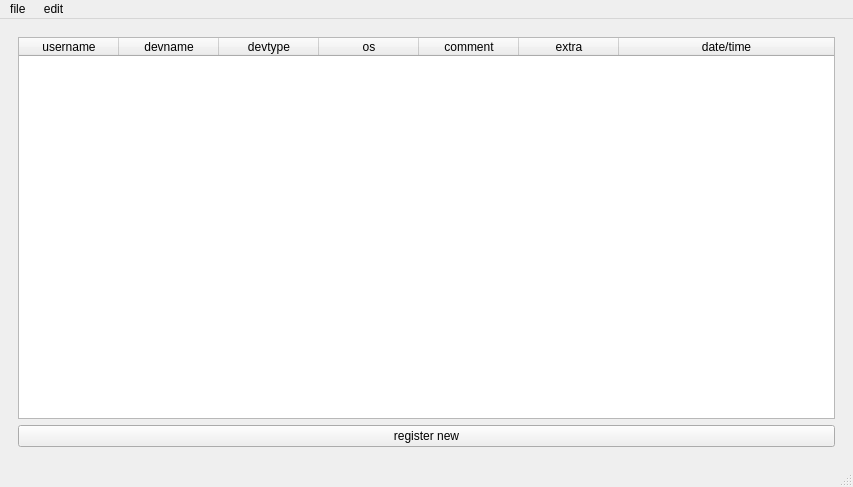
<?xml version="1.0" encoding="UTF-8"?>
<ui version="4.0">
 <class>MainWindow</class>
 <widget class="QMainWindow" name="MainWindow">
  <property name="geometry">
   <rect>
    <x>0</x>
    <y>0</y>
    <width>853</width>
    <height>487</height>
   </rect>
  </property>
  <property name="windowTitle">
   <string>MainWindow</string>
  </property>
  <property name="windowIcon">
   <iconset>
    <normaloff>favicon.ico</normaloff>favicon.ico</iconset>
  </property>
  <widget class="QWidget" name="centralwidget">
   <layout class="QGridLayout" name="gridLayout">
    <item row="0" column="0">
     <widget class="QStackedWidget" name="stackedWidget">
      <property name="enabled">
       <bool>true</bool>
      </property>
      <property name="currentIndex">
       <number>0</number>
      </property>
      <widget class="QWidget" name="pView">
       <layout class="QVBoxLayout" name="verticalLayout">
        <item>
         <widget class="QTableWidget" name="tableWidgetAllRegistered">
          <property name="statusTip">
           <string>sort aphabetically </string>
          </property>
          <property name="editTriggers">
           <set>QAbstractItemView::NoEditTriggers</set>
          </property>
          <property name="sortingEnabled">
           <bool>true</bool>
          </property>
          <property name="wordWrap">
           <bool>true</bool>
          </property>
          <attribute name="horizontalHeaderStretchLastSection">
           <bool>true</bool>
          </attribute>
          <column>
           <property name="text">
            <string>username</string>
           </property>
          </column>
          <column>
           <property name="text">
            <string>devname</string>
           </property>
          </column>
          <column>
           <property name="text">
            <string>devtype</string>
           </property>
          </column>
          <column>
           <property name="text">
            <string>os</string>
           </property>
          </column>
          <column>
           <property name="text">
            <string>comment</string>
           </property>
          </column>
          <column>
           <property name="text">
            <string>extra</string>
           </property>
          </column>
          <column>
           <property name="text">
            <string>date/time</string>
           </property>
          </column>
         </widget>
        </item>
        <item>
         <widget class="QPushButton" name="btRegisterNew">
          <property name="statusTip">
           <string>register a new device</string>
          </property>
          <property name="text">
           <string>register new</string>
          </property>
         </widget>
        </item>
       </layout>
      </widget>
      <widget class="QWidget" name="pRegister">
       <layout class="QVBoxLayout" name="verticalLayout_2">
        <item>
         <widget class="QLabel" name="lUser">
          <property name="text">
           <string>Username</string>
          </property>
         </widget>
        </item>
        <item>
         <widget class="QLineEdit" name="inUsername"/>
        </item>
        <item>
         <widget class="QLabel" name="lDeviceName">
          <property name="text">
           <string>devicename</string>
          </property>
         </widget>
        </item>
        <item>
         <widget class="QLineEdit" name="inDevicename"/>
        </item>
        <item>
         <widget class="QLabel" name="lDeviceType">
          <property name="text">
           <string>Devicetype</string>
          </property>
         </widget>
        </item>
        <item>
         <widget class="QComboBox" name="inComboboxDevicetype">
          <property name="editable">
           <bool>false</bool>
          </property>
         </widget>
        </item>
        <item>
         <widget class="QLabel" name="lOs">
          <property name="text">
           <string>OS</string>
          </property>
         </widget>
        </item>
        <item>
         <widget class="QComboBox" name="inComboBoxRegisterOS">
          <property name="editable">
           <bool>false</bool>
          </property>
         </widget>
        </item>
        <item>
         <widget class="QLabel" name="lComment">
          <property name="text">
           <string>comment</string>
          </property>
         </widget>
        </item>
        <item>
         <widget class="QTextEdit" name="textEditComment"/>
        </item>
        <item>
         <spacer name="verticalSpacer_2">
          <property name="orientation">
           <enum>Qt::Vertical</enum>
          </property>
          <property name="sizeHint" stdset="0">
           <size>
            <width>20</width>
            <height>40</height>
           </size>
          </property>
         </spacer>
        </item>
        <item>
         <widget class="QPushButton" name="btRegister">
          <property name="text">
           <string>register</string>
          </property>
         </widget>
        </item>
        <item>
         <widget class="QPushButton" name="btCancelRegister">
          <property name="text">
           <string>cancel</string>
          </property>
         </widget>
        </item>
       </layout>
      </widget>
      <widget class="QWidget" name="pSearch">
       <layout class="QVBoxLayout" name="verticalLayout_3">
        <item>
         <widget class="QLabel" name="lUserSearch">
          <property name="text">
           <string>Enter username to search for</string>
          </property>
         </widget>
        </item>
        <item>
         <widget class="QLineEdit" name="inUserSearch"/>
        </item>
        <item>
         <widget class="QLabel" name="lOutputSearch">
          <property name="text">
           <string>Output</string>
          </property>
         </widget>
        </item>
        <item>
         <widget class="QTableWidget" name="tableWidgetSearch">
          <property name="editTriggers">
           <set>QAbstractItemView::NoEditTriggers</set>
          </property>
          <attribute name="horizontalHeaderCascadingSectionResizes">
           <bool>true</bool>
          </attribute>
          <attribute name="horizontalHeaderShowSortIndicator" stdset="0">
           <bool>false</bool>
          </attribute>
          <attribute name="horizontalHeaderStretchLastSection">
           <bool>true</bool>
          </attribute>
          <column>
           <property name="text">
            <string>username</string>
           </property>
          </column>
          <column>
           <property name="text">
            <string>devname</string>
           </property>
          </column>
          <column>
           <property name="text">
            <string>devtype</string>
           </property>
          </column>
          <column>
           <property name="text">
            <string>os</string>
           </property>
          </column>
          <column>
           <property name="text">
            <string>comment</string>
           </property>
          </column>
          <column>
           <property name="text">
            <string>extras</string>
           </property>
          </column>
          <column>
           <property name="text">
            <string>datetime</string>
           </property>
          </column>
         </widget>
        </item>
        <item>
         <widget class="QLabel" name="label_3">
          <property name="text">
           <string/>
          </property>
         </widget>
        </item>
        <item>
         <widget class="QPushButton" name="btSearch">
          <property name="text">
           <string>search</string>
          </property>
         </widget>
        </item>
        <item>
         <widget class="QPushButton" name="cancelSearch">
          <property name="text">
           <string>cancel</string>
          </property>
         </widget>
        </item>
       </layout>
      </widget>
      <widget class="QWidget" name="pChange">
       <layout class="QVBoxLayout" name="verticalLayout_4">
        <item>
         <widget class="QLabel" name="lChangeDevice">
          <property name="text">
           <string>Devicename</string>
          </property>
         </widget>
        </item>
        <item>
         <widget class="QComboBox" name="inComboBoxDevicename">
          <property name="editable">
           <bool>false</bool>
          </property>
          <property name="currentText">
           <string/>
          </property>
          <property name="currentIndex">
           <number>-1</number>
          </property>
          <property name="placeholderText">
           <string/>
          </property>
          <property name="frame">
           <bool>true</bool>
          </property>
         </widget>
        </item>
        <item>
         <widget class="QLabel" name="lChangeParamtype">
          <property name="text">
           <string>Paramtype</string>
          </property>
         </widget>
        </item>
        <item>
         <widget class="QComboBox" name="inComboBoxChangeParamtype">
          <property name="enabled">
           <bool>true</bool>
          </property>
          <property name="currentIndex">
           <number>-1</number>
          </property>
         </widget>
        </item>
        <item>
         <widget class="QLabel" name="lChangeNewVal">
          <property name="text">
           <string>new value</string>
          </property>
         </widget>
        </item>
        <item>
         <widget class="QStackedWidget" name="stackedWidget2">
          <property name="currentIndex">
           <number>0</number>
          </property>
          <widget class="QWidget" name="pLineEdit">
           <layout class="QVBoxLayout" name="verticalLayout_5">
            <item>
             <widget class="QLineEdit" name="inChangeNewval"/>
            </item>
           </layout>
          </widget>
          <widget class="QWidget" name="pComboBox">
           <layout class="QVBoxLayout" name="verticalLayout_6">
            <item>
             <widget class="QComboBox" name="inComboBoxChangeNewval"/>
            </item>
           </layout>
          </widget>
         </widget>
        </item>
        <item>
         <spacer name="verticalSpacer">
          <property name="orientation">
           <enum>Qt::Vertical</enum>
          </property>
          <property name="sizeType">
           <enum>QSizePolicy::Maximum</enum>
          </property>
          <property name="sizeHint" stdset="0">
           <size>
            <width>20</width>
            <height>150</height>
           </size>
          </property>
         </spacer>
        </item>
        <item>
         <widget class="QPushButton" name="btChange">
          <property name="text">
           <string>change</string>
          </property>
         </widget>
        </item>
        <item>
         <widget class="QPushButton" name="btCancelChange">
          <property name="text">
           <string>cancel</string>
          </property>
         </widget>
        </item>
       </layout>
      </widget>
      <widget class="QWidget" name="pCreate">
       <layout class="QGridLayout" name="gridLayout_2">
        <item row="0" column="0">
         <widget class="QLabel" name="lNewFilepath">
          <property name="text">
           <string>new filepath</string>
          </property>
         </widget>
        </item>
        <item row="1" column="0">
         <widget class="QLineEdit" name="inNewFilepath"/>
        </item>
        <item row="3" column="0">
         <widget class="QLabel" name="lNewFilename">
          <property name="text">
           <string>new filename</string>
          </property>
         </widget>
        </item>
        <item row="4" column="0">
         <widget class="QLineEdit" name="inNewFilename"/>
        </item>
        <item row="6" column="0">
         <widget class="QPushButton" name="btCreate">
          <property name="text">
           <string>create</string>
          </property>
         </widget>
        </item>
        <item row="7" column="0">
         <widget class="QPushButton" name="btCancelCreate">
          <property name="text">
           <string>cancel</string>
          </property>
         </widget>
        </item>
        <item row="1" column="1">
         <widget class="QToolButton" name="btModNewPath">
          <property name="text">
           <string>...</string>
          </property>
         </widget>
        </item>
        <item row="5" column="0">
         <spacer name="verticalSpacer_3">
          <property name="orientation">
           <enum>Qt::Vertical</enum>
          </property>
          <property name="sizeHint" stdset="0">
           <size>
            <width>20</width>
            <height>40</height>
           </size>
          </property>
         </spacer>
        </item>
       </layout>
      </widget>
     </widget>
    </item>
   </layout>
  </widget>
  <widget class="QStatusBar" name="statusbar"/>
  <widget class="QMenuBar" name="menuBar">
   <property name="geometry">
    <rect>
     <x>0</x>
     <y>0</y>
     <width>853</width>
     <height>21</height>
    </rect>
   </property>
   <widget class="QMenu" name="menufile">
    <property name="title">
     <string>file </string>
    </property>
    <addaction name="actionOpen"/>
    <addaction name="actionSave"/>
    <addaction name="actionNew"/>
   </widget>
   <widget class="QMenu" name="menuedit">
    <property name="title">
     <string>edit</string>
    </property>
    <addaction name="actionRegister"/>
    <addaction name="actionSearch"/>
    <addaction name="actionChange"/>
   </widget>
   <addaction name="menufile"/>
   <addaction name="menuedit"/>
  </widget>
  <action name="actionOpen">
   <property name="text">
    <string>open</string>
   </property>
   <property name="statusTip">
    <string>opens existing database</string>
   </property>
   <property name="shortcut">
    <string>Ctrl+O</string>
   </property>
  </action>
  <action name="actionSave">
   <property name="text">
    <string>save</string>
   </property>
   <property name="statusTip">
    <string>saves current database</string>
   </property>
   <property name="shortcut">
    <string>Ctrl+S</string>
   </property>
  </action>
  <action name="actionsave_as_excel">
   <property name="text">
    <string>save as excel</string>
   </property>
   <property name="statusTip">
    <string>saves as csv file ready to import to excel.</string>
   </property>
  </action>
  <action name="actionNew">
   <property name="text">
    <string>new</string>
   </property>
   <property name="statusTip">
    <string>creates new database / csv file</string>
   </property>
  </action>
  <action name="actionRegister">
   <property name="text">
    <string>register</string>
   </property>
   <property name="statusTip">
    <string>register a new device</string>
   </property>
   <property name="shortcut">
    <string>Ctrl+N</string>
   </property>
  </action>
  <action name="actionSearch">
   <property name="text">
    <string>search</string>
   </property>
   <property name="statusTip">
    <string>search database for given username</string>
   </property>
   <property name="shortcut">
    <string>Ctrl+F</string>
   </property>
  </action>
  <action name="actionChange">
   <property name="text">
    <string>change</string>
   </property>
   <property name="statusTip">
    <string>changes a selected entry, in tableview: doubleclick on devicename to change correspondingly</string>
   </property>
   <property name="shortcut">
    <string>Ctrl+D</string>
   </property>
  </action>
 </widget>
 <tabstops>
  <tabstop>inUsername</tabstop>
  <tabstop>inDevicename</tabstop>
  <tabstop>inComboboxDevicetype</tabstop>
  <tabstop>inComboBoxRegisterOS</tabstop>
  <tabstop>textEditComment</tabstop>
  <tabstop>btRegister</tabstop>
  <tabstop>btCancelRegister</tabstop>
  <tabstop>inUserSearch</tabstop>
  <tabstop>tableWidgetAllRegistered</tabstop>
  <tabstop>btRegisterNew</tabstop>
  <tabstop>tableWidgetSearch</tabstop>
  <tabstop>btSearch</tabstop>
  <tabstop>cancelSearch</tabstop>
  <tabstop>inComboBoxDevicename</tabstop>
  <tabstop>inComboBoxChangeParamtype</tabstop>
  <tabstop>inChangeNewval</tabstop>
  <tabstop>inComboBoxChangeNewval</tabstop>
  <tabstop>btChange</tabstop>
  <tabstop>btCancelChange</tabstop>
  <tabstop>inNewFilepath</tabstop>
  <tabstop>inNewFilename</tabstop>
  <tabstop>btCreate</tabstop>
  <tabstop>btCancelCreate</tabstop>
  <tabstop>btModNewPath</tabstop>
 </tabstops>
 <resources/>
 <connections/>
</ui>
